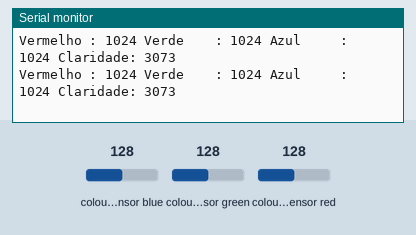
A sketch run on a simulated Arduino Uno, built with avr-gcc and run on an emulated ATmega328P. Shown: the last lines printed to the serial monitor. The test bench sets the inputs (shaded band); at power-on: colour sensor blue 128, colour sensor green 128, colour sensor red 128.

Above: at 1.2 s.
1.3 s: colour sensor blue set to 5
At 1.44 s:
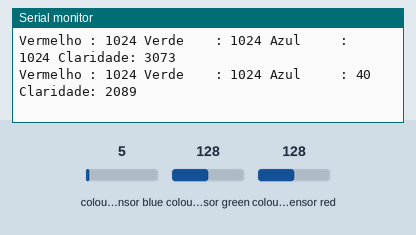
4.3 s: colour sensor green set to 5
At 4.35 s:
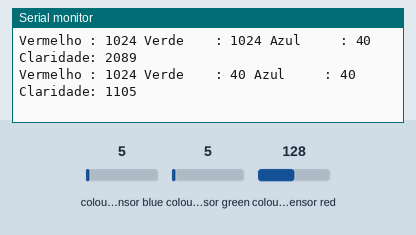
7.3 s: colour sensor red set to 5
At 7.3 s:
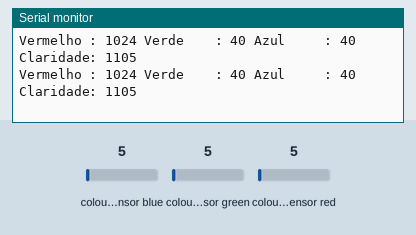
10.3 s: colour sensor blue set to 64
At 10.3 s:
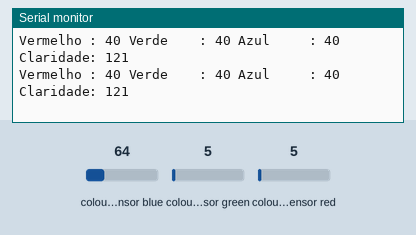
13.3 s: colour sensor green set to 64
At 13.4 s:
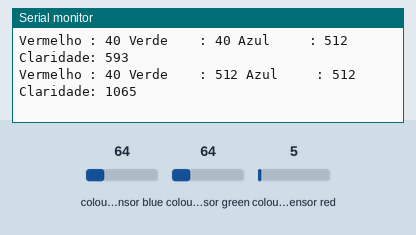
16.3 s: colour sensor red set to 128
At 16.42 s:
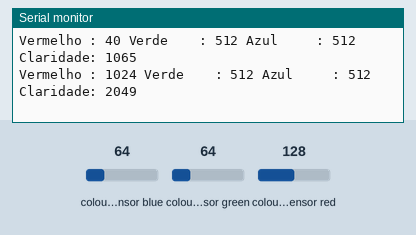
Timing chart, 0 to 19.3 s (numbered marks = the images above; inputs shaded):
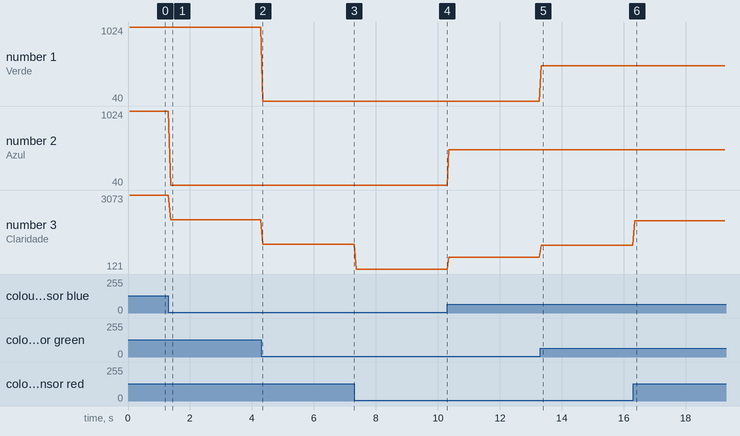

The sketch:

Adafruit_TCS34725.ino
```cpp
#include <Wire.h>
#include "Adafruit_TCS34725.h"

Adafruit_TCS34725 tcs = Adafruit_TCS34725(TCS34725_INTEGRATIONTIME_700MS, TCS34725_GAIN_1X);

void setup() {
  Serial.begin(9600);

  if (tcs.begin()) {
    Serial.println("Sensor encontrado");
  }
  else{
    Serial.println("Sensor não encontrado, cheque suas conexões.");
    while (1);
  }
}

void loop() {
  uint16_t r, g, b, c;

  tcs.getRawData(&r, &g, &b, &c);

  Serial.print("Vermelho : "); Serial.print(r, DEC); Serial.print(" ");
  Serial.print("Verde    : "); Serial.print(g, DEC); Serial.print(" ");
  Serial.print("Azul     : "); Serial.print(b, DEC); Serial.print(" ");
  Serial.print("Claridade: "); Serial.print(c, DEC); Serial.print(" ");
  Serial.println(" ");
}
```

Measured:
- after the input at 1.3 s, the serial monitor: prints a new line after 0.07 s (image 1)
- after the input at 4.3 s, the serial monitor: prints a new line after 0.05 s (image 2)
- after the input at 13.3 s, the serial monitor: prints a new line at once (image 5)
- after the input at 16.3 s, the serial monitor: prints a new line after 0.05 s (image 6)
- plotted number 2: 1024 → 40 after the input at 1.3 s, 40 → 512 after the input at 10.3 s
- plotted number 3: 3073 → 2089 after the input at 1.3 s, 2089 → 1105 after the input at 4.3 s, 1105 → 121 after the input at 7.3 s, 121 → 593 after the input at 10.3 s, 593 → 1065 after the input at 13.3 s
